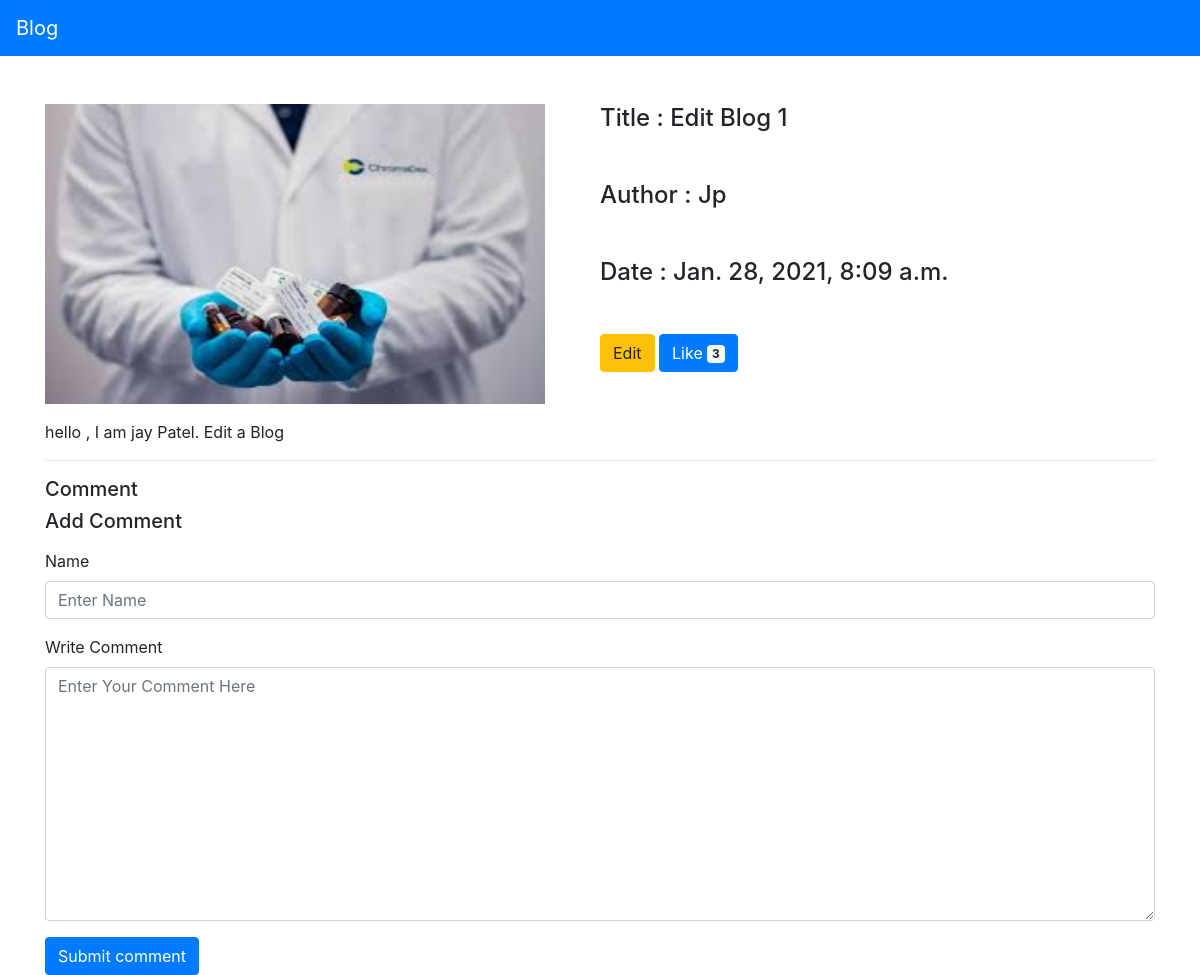
/view/3/, run on an earlier commit of the app's database.
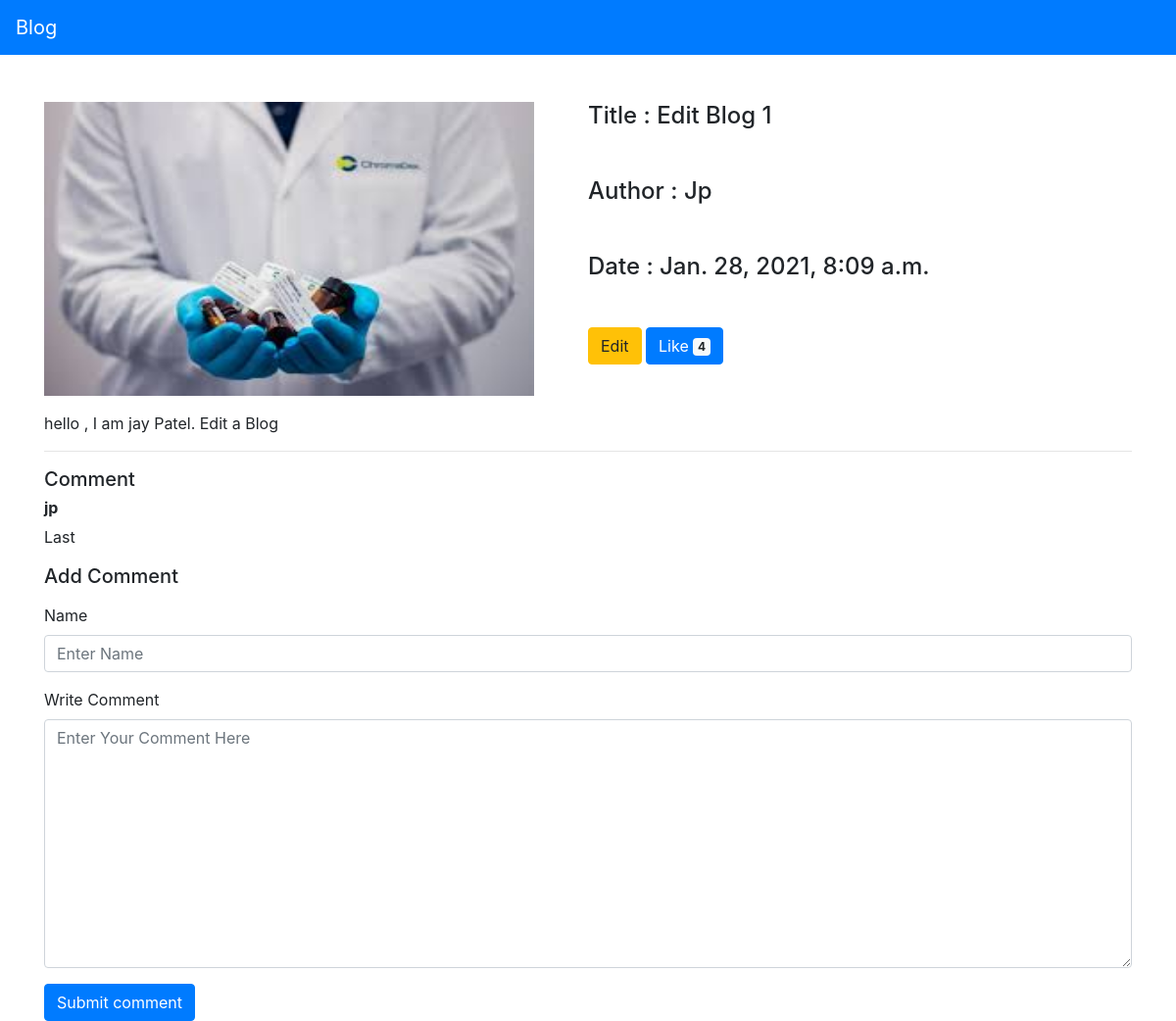
And on a later commit of the database.
### Blog_App/models.py (models this page shows, shortened)
class Post_Blog(models.Model):
    blog_image = models.ImageField(upload_to='blog_images',default='Add Please')
    title = models.CharField(max_length=100,unique=True)
    author = models.ForeignKey(Blog_User,on_delete=models.CASCADE)
    content = models.TextField()
    created_date = models.DateTimeField(auto_now_add=True)
    blog_like = models.PositiveBigIntegerField(default=0)

class Blog_User(models.Model):
    user_name = models.CharField(max_length=20,default='demo')
    user_password = models.CharField(max_length=10,default="demo")
    def __str__(self):
        return self.user_name

class Comment(models.Model):
    blog_title = models.CharField(max_length=100,default='demo')
    name = models.CharField(max_length=20,default='demo')
    comment=models.CharField(max_length=100,default='demo')
    def __str__(self):
        return self.blog_title

### Blog_App/views.py (the view)
# urls.py: path('view/<int:id>/',views.blog_detail,name='view'),
def blog_detail(request,id):
    if request.method == "POST":
        name = request.POST.get('name')
        comment = request.POST.get('comment')
        b_id = request.POST.get('blog_id')
        c_data = Comment(blog_title=b_id,name=name,comment=comment).save()
    detail = get_object_or_404(Post_Blog,pk=id)
    comments = Comment.objects.filter(blog_title=detail.pk)
    print(comments)
    return render(request,'view.html',{'detail':detail,'comments':comments})

### templates/view.html (shortened to what this page needs)
<!DOCTYPE html>
<html lang="en">
<head>
</head>
<body>
    <nav class="navbar navbar-expand-lg navbar-dark bg-primary">
        <a class="navbar-brand" href="{% url 'Blog_App:index' %}">Blog</a>
    </nav>
    <div class="container mt-5">
        <div class="row">
            <div class="col-sm-6">
                <img width="500" height="300" src="{{ detail.blog_image.url}}" alt="Blog Image">
            </div>
            <div>
                <h4>Title :  {{ detail.title}}</h4>
                <h4 class="my-5">Author :  {{ detail.author}}</h4>
                <h4>Date :  {{ detail.created_date}}</h4>
                <div class="mt-5">
                    <a href="{% url 'Blog_App:editblog' id=detail.pk %}"><button type="button" class="btn btn-warning ">Edit
                    </button></a>
                    <a href="{% url 'Blog_App:like' id=detail.pk %}"><button type="button" class="btn btn-primary">
                        Like <span class="badge badge-light">{{ detail.blog_like}}</span>
                    </button></a>
                </div>
            </div>
        </div>
        <div class="mt-3">
            <p>
                {{detail.content}}
            </p>
        </div>
        <hr>
        <h5>Comment</h5>
        {% for i in comments %}
        <div>
            <h6><b>{{ i.name }}</b></h6>
            <p>{{ i.comment }}</p>
        </div>
        {% endfor %}
        <h5>Add Comment</h5>
        <div class="mt-3">
            <form method="POST">{% csrf_token %}
                <div class="form-group">
                  <label for="name">Name</label>
                  <input type="text"  name="name" class="form-control" placeholder="Enter Name">
                </div>
                <div class="form-group">
                  <label for="comment">Write Comment</label>
                  <textarea class="form-control" name="comment" rows="10" cols="10" placeholder="Enter Your Comment Here"></textarea>
                </div>
                <button type="submit" class="btn btn-primary">Submit comment</button>
              </form>
        </div>
    </div>
<link rel="stylesheet" href="https://maxcdn.bootstrapcdn.com/bootstrap/4.5.2/css/bootstrap.min.css">
</body>
</html>

What changed in the data, as far as the page shows it:
changed Post_Blog "Edit Blog 1": blog_like "3" → "4"
added Comment: name "jp", comment "Last"
